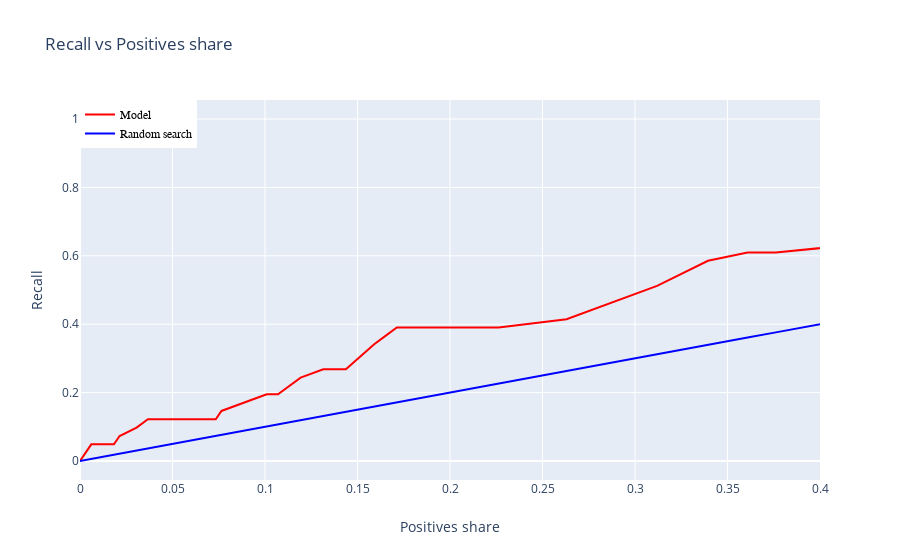

Write notebook code for a chart like this one.
### Code cell
log_reg_pred_train,log_reg_pred_test,log_reg_pr_train,log_reg_pr_test= model_comparison_outputs(X_train,y_train, X_test, y_test, log_reg)

plot_recall_vs_positives(log_reg_pr_test)
